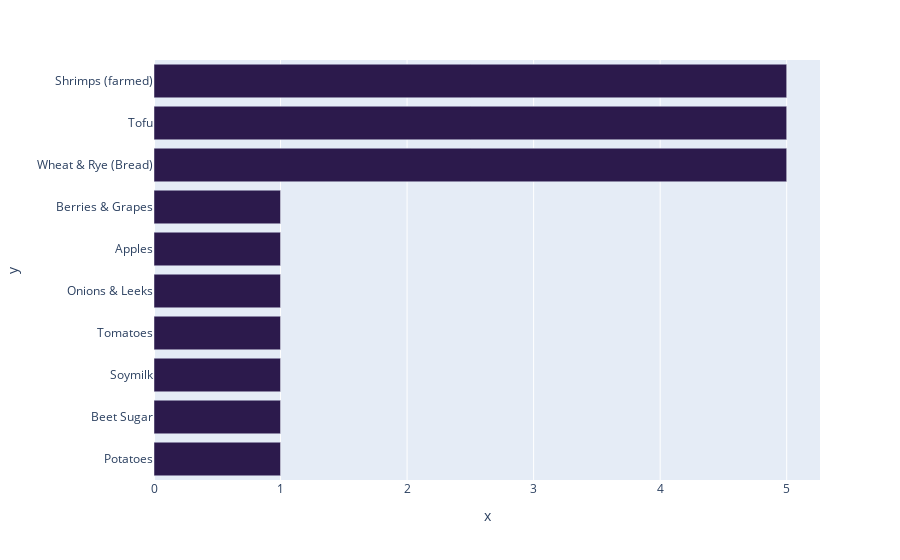

The notebook cell saved with this chart:
### Code cell
fig = px.bar(y = missing_food.index , x = missing_food
           ,  color_discrete_sequence=davos_rgb
#                  ,color_continuous_scale=davos_rgb

            )
fig.update_layout(yaxis={'categoryorder':'total ascending'})
fig.show()

### Figure 1 — Plotly figure (JSON) as saved in the notebook; plotly's stock layout.template omitted (floating-point values rounded to 4 significant figures)
{"data": [{"alignmentgroup": "True", "hovertemplate": "x=%{x}<br>y=%{y}<extra></extra>", "legendgroup": "", "marker": {"color": "rgb(44, 26, 76)", "pattern": {"shape": ""}}, "name": "", "offsetgroup": "", "orientation": "h", "showlegend": false, "textposition": "auto", "type": "bar", "x": [5, 1, 1, 1, 5, 1, 1, 1, 1, 5], "xaxis": "x", "y": ["Wheat & Rye (Bread)", "Potatoes", "Beet Sugar", "Soymilk", "Tofu", "Tomatoes", "Onions & Leeks", "Apples", "Berries & Grapes", "Shrimps (farmed)"], "yaxis": "y"}], "layout": {"barmode": "relative", "legend": {"tracegroupgap": 0}, "margin": {"t": 60}, "xaxis": {"anchor": "y", "domain": [0, 1], "title": {"text": "x"}}, "yaxis": {"anchor": "x", "categoryorder": "total ascending", "domain": [0, 1], "title": {"text": "y"}}}}
